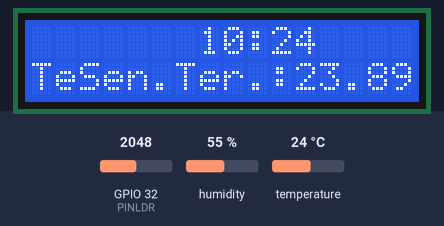
Bench run of a sketch on a simulated ESP32. On the bench: 16×2 character LCD. Inputs (shaded band) come from the test bench; at power-on: temperature 24 °C, humidity 55 %, GPIO 32 (PINLDR) = 2048. WiFi joins after 1.5 s; servers stay silent unless stated; the local clock reads 2024-03-15 10:24:30 at power-on unless the sketch sets it; no MQTT or app messages arrive unless stated; what the sketch prints to the serial monitor is not drawn.

Above: at 2.7 s.
2.8 s: temperature set to 11 °C
At 4.3 s:
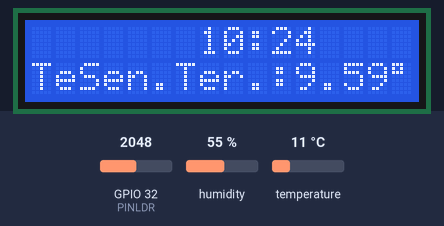
8.8 s: humidity set to 88 %
At 10.7 s:
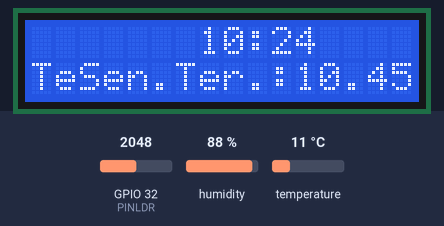
14.8 s: humidity set to 22 %
At 17.1 s:
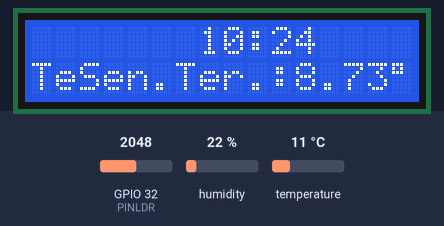
20.8 s: temperature set to 19 °C
At 22.2 s:
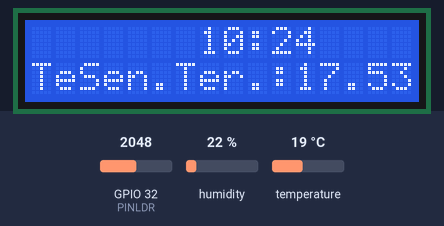
26.8 s: temperature set to 12 °C
At 28.6 s:
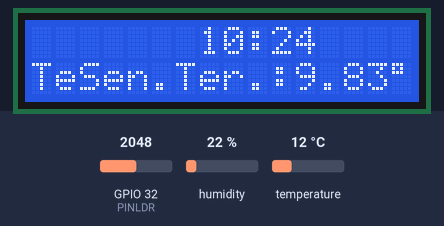
32.8 s: humidity set to 40 %
At 34.9 s:
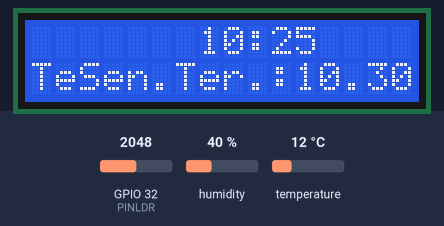
Timing chart, 0 to 36.4 s (numbered marks = the images above; inputs shaded):
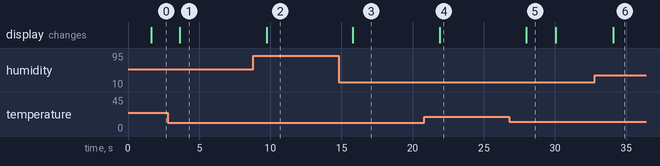

Measured:
- after the input at 2.8 s, the display: changes after 0.85 s (image 1)
- after the input at 8.8 s, the display: changes after 0.96 s (image 2)
- after the input at 14.8 s, the display: changes after 1.0 s (image 3)
- after the input at 20.8 s, the display: changes after 1.1 s (image 4)
- after the input at 32.8 s, the display: changes after 1.3 s (image 6)
- what the display in image 5 shows lasts 2.1 s, from 28.0 s to 30.1 s

The sketch:

RELOJ_ASEO_LCD_MQTT.ino
```cpp
/*
 * @JMTS - www.jmts.es
 * ESP32 DEVKIT
 * Reloj con fecha y hora más sensor de temperatura y humedad en pantalla LCD I2C 2004
 * Sensor de Temperatura-Humedad DHT22.
 * Hora a traves de servidor NTP basado en el ejemplo SimpleTime de la libreria del ESP32
 * Conexión a base de datos Mysql mediante php con el método POST para realizar un registro
 * La retroiluminación del LCD se gradua mediante LDR
 * Actualización del frimware via OTA con contraseña basado en el ejemplo ArduinoOTA
 * 16/10/2021
 */

#include "configuracion.h"
#include "conexionWiFi.h"
#include "sensorDHT.h"
#include "reloj.h"
#include "LCD.h"
#include "retroiluminacion.h"
#include "ota.h"
#include "MQTT.hpp"
#include "utilidades_MQTT.h"

void setup(){
  pinMode(PINLCD, OUTPUT);
  pinMode(PINLDR, INPUT);

  Serial.begin(115200);       // Se inicia el puerto serie y la velocidad
  lcd.init();                 // Se inicia el lcd
  lcd.backlight();            // Se enciende la retroiluminación del lcd
  lcd.clear();                // Se borra la pantalla del lcd

  dht.begin();                // Se inicia la lectura del dht

  //Conexion a la wifi y MQTT
	WiFi.onEvent(WiFiEvent);
	InitMqtt();

	conectarWiFi();

  // Configuranción del reloj
  configReloj();

  // Configuramos la actualización via ota
  actualizacionOTA();
}

void loop(){
  temperatura();
  fecha();

  //Si se ha perdido la conexión wifi llamamos a la función para conectar de nuevo y configuramos fecha y hora
  if (WiFi.isConnected() == false){
    conectarWiFi();
  }

  // Mostramos los datos en pantalla en cada loop
  mostrarPantalla();

  // Declaramos la variable para contar los segundos
  unsigned long currentMillis = millis();

  // Llamamos, cada dos segundos, a las función para enviar los datos a Home Assistant por MQTT
  if ((unsigned long) (currentMillis - previosMillis) >= intervalo){
      PublishMqtt();  // enviamos los datos por MQTT
      previosMillis = millis();
  }

  iluminacion();         // Controlamos la retroiluminación de la pantalla en cada loop
  ArduinoOTA.handle();   // Llamamos a la actualización via OTA
}
```

configuracion.h
```cpp
/*
 * Fichero de configuración para el reloj con envío de datos por POST y actualización via OTA
 * Creado el 31/07/24
 * por @JMTS
 */

// Iniciamos los contadores para insertar en la base de datos
unsigned long previosMillis;
unsigned long intervalo  = 2000;

//Configuración IP fija
byte ub = 2;                            // Ubicación (1-despacho) (2-aseo) (3-dormitorio) (4-salón) (5-pruebas).
int finIP = 20+ub;                      // Se hace así para que no haya problemas con la base de datos y no tener que modificarla.
IPAddress ip(192,168,1,finIP);          // Se configura la dirección IP en base a la ubicación.
IPAddress gateway(192,168,1,1);         // Puerta de enlace.
IPAddress subnet(255,255,255,0);        // Mascara de red.
IPAddress dns(192, 168, 1, 9);          // DNS primario, en mi caso es un servidor DNS local. Se pueden usar los de google 8.8.8.8 y otros.

// Configuración de la Ubicación
// tambien da nombre al puerto de actualizacion via OTA

char * ubicacion(){
  char * ubic;
  switch (ub){
    case 1:
      ubic = "RELOJ_DESPACHO";
    break;
    case 2:
      ubic = "RELOJ_ASEO";
    break;
    case 3:
      ubic = "RELOJ_DORMITORIO";
    break;
    case 4:
      ubic = "RELOJ_SALON";
    break;
    case 5:
      ubic = "RELOJ_PRUEBAS";
    break;
  }
  return ubic;
}

//Configuración de la WiFi
char * ssid = "****";             // Pon el nombre de tu WiFi
char * password = "****";         // Pon la contraseña de tu WiFi

//Password para la actualización via OTA
char * passwordOTA = "****";

//Configuración para MQTT. Pon el usuario y constraseña de tu instalación
const char* usuario = "****";
const char* pass = "****";

const IPAddress MQTT_HOST(192,168,1,9); // Pon la ip de tu instalación
const int MQTT_PORT = 1883;

const char* publicar = "casa/aseo/variables";
const char* suscribir ="";
```

LCD.h
```cpp
/*
 * La función de este archivo es mostrar en la pantalla LCD los datos que queremos ver.
 * Probado con un LCD 2004.
 * @JMTS - www.jmts.es
 * 29/12/23
 */

#include <LiquidCrystal_I2C.h>

// Tipo de LCD y Dirección I2C LCD
int col = 20;    //Columnas del LCD
int fil = 4;     //Filas del LCD
byte dir = 0x27; //Dirección I2C del LCD

LiquidCrystal_I2C lcd(dir, col, fil); // Creamos el objeto LCD y lo configuramos con su direccion I2C y el tipo de pantalla (en este caso 2004)

// Función mostrarTemperatura para imprimirlaen el LCD
void mostrarPantalla(){
  // Se imprime el día de la semana, fecha y hora en el LCD
  lcd.setCursor(7, 0);
  lcd.print(horMin);
  lcd.setCursor(2, 1);
  lcd.print(diaS + " " + dia + " " + mes + " " + ano +" "); // Imprimimos la fecha
  lcd.setCursor(0, 2);                                      // Se situa el cursor en la segunda linea del LCD
  lcd.print("Tem:" + t + g);                                // Se imprime la temperatura en el LCD
  lcd.setCursor(11, 2);                                     // Se situa el cursor en la tercera linea en la posición 4 para que cuadre
  lcd.print("Hum:" + h + p);                                // Se imprime la humedad en el LCD
  lcd.setCursor(2, 3);                                      // Se situa el cursor en la cuarta linea
  lcd.print("Sen.Ter.:" + s + g);                           // Se imprime la sensacion termica en el LCD
}
```

MQTT.hpp
```cpp
#pragma once

#include <AsyncMqttClient.h>
#include <ArduinoJson.h>

AsyncMqttClient mqttClient;

String GetPayloadContent(char* dato, size_t len)
{
	String content = "";
	for(size_t i = 0; i < len; i++)
	{
		content.concat(dato[i]);
	}
	return content;
}

void SuscribeMqtt()
{
	uint16_t packetIdSub = mqttClient.subscribe(suscribir, 0);
	//Serial.print("Subscribing at QoS 2, packetId: ");
	//Serial.println(packetIdSub);
}

void PublishMqtt()
{
	String payload = "";

	StaticJsonDocument<300> jsonDoc;
	jsonDoc["temperatura"] = t;
  jsonDoc["humedad"] = h;
  jsonDoc["sen_termica"] = s;

	serializeJson(jsonDoc, payload);

	mqttClient.publish(publicar, 0, true, (char*)payload.c_str());
  //Serial.println(payload);
}

void OnMqttReceived(char* topic, char* payload, AsyncMqttClientMessageProperties properties, size_t len, size_t index, size_t total)
{
  /*
	Serial.print("Received on ");
	Serial.print(topic);
	Serial.println(": ");
  */
	String content = GetPayloadContent(payload, len);

	StaticJsonDocument<300> doc;
	DeserializationError error = deserializeJson(doc, content);
	if(error) return;
}
```

conexionWiFi.h
```cpp
/*
 * Conexión WiFi
 * 13/04/2024
 * @JMTS - www.jmts.es
 */

#include <WiFi.h>

// Conexión a la WiFi y configuración de fecha y hora
void conectarWiFi()
{
  //Serial.println("Arrancando");
  WiFi.mode(WIFI_STA);
  if (!WiFi.config(ip, gateway, subnet, dns)) {
    Serial.println("Fallo en la configuración.");
  }
  WiFi.begin(ssid, password);
  while (WiFi.waitForConnectResult() != WL_CONNECTED)
  {
    //Serial.println("Conexion fallida! Reseteando...");
    delay(5000);
    ESP.restart();
  }
}
```

ota.h
```cpp
/*
 * 29/12/2023
 * @JMTS - www.jmts.es
 */

#include <ESPmDNS.h>
#include <WiFiUdp.h>
#include <ArduinoOTA.h>

// ACTUALIZACIONES VIA OTA
void actualizacionOTA(){
  // Establecemos el nombre del dispositivo por la ubicación
  ArduinoOTA.setHostname(ubicacion());

  // Establecemos una contraseña para autentificar la actualización
  ArduinoOTA.setPassword(passwordOTA);

  ArduinoOTA
  .onStart([]() {
  String type;
  if (ArduinoOTA.getCommand() == U_FLASH)
    type = "sketch";
  else // U_SPIFFS
    type = "filesystem";
    // NOTA: si actualiza SPIFFS, este sería el lugar para desmontar SPIFFS usando SPIFFS.end ()
    Serial.println("Start updating " + type);
  })
  .onEnd([]() {
    Serial.println("\nEnd");
  })
  .onProgress([](unsigned int progress, unsigned int total) {
    Serial.printf("Progress: %u%%\r", (progress / (total / 100)));
  })
  .onError([](ota_error_t error) {
    Serial.printf("Error[%u]: ", error);
    if (error == OTA_AUTH_ERROR)
      Serial.println("Auth Failed");
    else if (error == OTA_BEGIN_ERROR)
      Serial.println("Begin Failed");
    else if (error == OTA_CONNECT_ERROR)
      Serial.println("Connect Failed");
    else if (error == OTA_RECEIVE_ERROR)
      Serial.println("Receive Failed");
    else if (error == OTA_END_ERROR)
      Serial.println("End Failed");
  });

  ArduinoOTA.begin();

  Serial.println("Ready");
  Serial.print("IP address: ");
  Serial.println(WiFi.localIP());
}
```

reloj.h
```cpp
/*
 * Funciones para mostrar en el LCD los datos de reloj y sensor DHT
 * 17/03/2024
 * @JMTS - www.jmts.es
 */

#include <Time.h>

// Función para establecer la zona horaria
void setTimezone(String timezone){
  setenv("TZ",timezone.c_str(),1);
  tzset();
}

// Función para configurar el reloj con la zona horaria y el horario de verano para Europa Central.
void configReloj(){
  // Confinguramos el servidor NTP
  const char* ntpServer = "pool.ntp.org";                   // Servidor NTP para sincronizar el reloj
  const long gmtOffset_sec = 3600;                          // Selección de la zona horaria GMT+1 para España
  const int daylightOffset_sec = 3600;                      // Configuración para el horario de verano
  String timezone = "CET-1CEST,M3.5.0,M10.5.0/3";           // TimeZone, regla para Europa/Madrid incluyendo el horario de verano
  configTime(gmtOffset_sec, daylightOffset_sec, ntpServer); // Configuramos la hora a través del servidor NTP
  setTimezone(timezone);                                    // Establecemos la zona horaria
}

// Declaramos las variables que mostraremos en pantalla para que estén disponibles
String diaS;
int dia;
String mes;
int ano;
char horMin[6];

void fecha(){
  struct tm timeinfo;
  if (!getLocalTime(&timeinfo)){
    //Serial.println("Fallo al obtener fecha y hora");
    return;
  }
  // Conseguir el día de la semana corto en castellano
  char *diaSemana[]= {"Dom", "Lun", "Mar", "Mie", "Jue", "Vie", "Sab"};
  diaS = diaSemana[timeinfo.tm_wday];
  // Conseguir el mes en castellano
  char *meses[] = {"Ene", "Feb", "Mar", "Abr", "May", "Jun", "Jul", "Ago", "Sep", "Oct", "Nov", "Dic"};
  // Asignar valor a las variables que mostraremos en pantalla
  mes = meses[timeinfo.tm_mon];
  ano = timeinfo.tm_year + 1900;
  dia = timeinfo.tm_mday;
  // Damos formato a horas y minutos para mostrorlos en el LCD
  sprintf(horMin, "%02d:%02d",timeinfo.tm_hour, timeinfo.tm_min ); // Damos formato a horas y minutos
  String asString(horMin);                                         // Convertimos las horas y minutos en un String para poder mostrarlas en pantalla
}
```

retroiluminacion.h
```cpp
/*
 * Control de la retroiluminación de la pantalla, mediante la lectura de una LDR
 * Con la version 3.0.0 de Esp32 podemos utilizar analogWrite en con el Esp32, se a configurar la resolución y la frecuencia de la función analogWrite,
 * si no se configura la pantalla parpadeará dependiendo de la iluminación.
 * @JMTS - www.jmts.es
 * Creado el 02/07/2024
 */

// Asignamos los pines de la iluminación del LCD y del LDR y declaramos sus variables
#define PINLCD 18
#define PINLDR 32
// Definimos el minimo de retroiluminación
#define MINIMO 12
unsigned int valorLDR;
unsigned int valorLCD;

// Configuración canal analógico
void configLedc(){
  analogWriteResolution(PINLCD, 8);   // Configuramos la resoloción de escritura en el pin seleccionado
  analogWriteFrequency(PINLCD,5000);  // Configuramos la frecuencia de escritura en el pin seleccionado
}

void iluminacion(){
  valorLDR = analogRead(PINLDR)/16;   // Leemos la variable del LDR la convertimos a 8 bits
  // Comprobamos la intenisad lumínica mínima para que no se apague nunca el LCD
  if(valorLDR <= MINIMO){
    valorLCD = MINIMO;                // Ajustamos un mínimo de iluminación
  }else{
    valorLCD = valorLDR;              // Asignamos el valor de iluminación del LCD en base al valor del LDR
  }
  analogWrite(PINLCD, valorLCD);      // Escribimos en el pinLCD el valor de la retroiluminación
}
```

sensorDHT.h
```cpp
/*
 * Configuración y función para la toma de datos de un sensor DHT, esta probado con DHT11 y DHT22 en Esp32 Dev Module
 * @JMTS - www.jmts.es
 * EL 27/12/2023
 */

#include <DHT.h>

#define DHTTYPE DHT22
#define DHTPIN 27         // Se define el PIN al que conectamos el Sensor DHT: pin digital 27

DHT dht(DHTPIN, DHTTYPE); // Se crea el objeto DHT

// Creamos las variables que vamos a utilizar
double hu;
double te;
double hic;
char g;
char p;
String t;
String h;
String s;

void temperatura(){
  te = dht.readTemperature();                // Leemos la temperatura del sensor
  t = String(te, 2);                         // La convertimos a un String
  hu = dht.readHumidity();                   //Leemos la humedad del sensor
  h = String(hu, 1);                         // La convertimos a un String
  hic = dht.computeHeatIndex(te, hu, false); // Calculamos la sensación térmica
  s = String(hic, 2);                        // La convertimos a un String
  g = (char)223;                             // Generamos el simbolo de grados centigrados para mostrar en el LCD
  p = '%';                                   // Simbolo de % para mostrar por el LCD
}
```

utilidades_MQTT.h
```cpp
#pragma once

TimerHandle_t mqttReconnectTimer;
TimerHandle_t wifiReconnectTimer;

void ConnectToMqtt()
{
	//Serial.println("Connecting to MQTT...");
	mqttClient.connect();
}

void WiFiEvent(WiFiEvent_t event)
{
	Serial.printf("[WiFi-event] event: %d\n", event);
	switch(event)
	{
	case ARDUINO_EVENT_WIFI_STA_GOT_IP:
		//Serial.println("WiFi connected");
		//Serial.println("IP address: ");
		//Serial.println(WiFi.localIP());
		ConnectToMqtt();
		break;
	case ARDUINO_EVENT_WIFI_STA_DISCONNECTED:
		//Serial.println("WiFi lost connection");
		xTimerStop(mqttReconnectTimer, 0); // ensure we don't reconnect to MQTT while reconnecting to Wi-Fi
		xTimerStart(wifiReconnectTimer, 0);
		break;
	}
}

void OnMqttConnect(bool sessionPresent)
{
	//Serial.println("Connected to MQTT.");
	//Serial.print("Session present: ");
	//Serial.println(sessionPresent);
	//SuscribeMqtt();
}

void OnMqttDisconnect(AsyncMqttClientDisconnectReason reason)
{
	Serial.println("Disconnected from MQTT.");

	if(WiFi.isConnected())
	{
		xTimerStart(mqttReconnectTimer, 0);
	}
}

void OnMqttSubscribe(uint16_t packetId, uint8_t qos)
{
	//Serial.println("Subscribe acknowledged.");
	//Serial.print("  packetId: ");
	//Serial.println(packetId);
	//Serial.print("  qos: ");
	//Serial.println(qos);
}

void OnMqttUnsubscribe(uint16_t packetId)
{
	//Serial.println("Unsubscribe acknowledged.");
	//Serial.print("  packetId: ");
	//Serial.println(packetId);
}

void OnMqttPublish(uint16_t packetId)
{
	//Serial.println("Publish acknowledged.");
	//Serial.print("  packetId: ");
	//Serial.println(packetId);
}

void InitMqtt()
{
  mqttReconnectTimer = xTimerCreate("mqttTimer", pdMS_TO_TICKS(2000), pdFALSE, (void*)0, reinterpret_cast<TimerCallbackFunction_t>(ConnectToMqtt));
	wifiReconnectTimer = xTimerCreate("wifiTimer", pdMS_TO_TICKS(5000), pdFALSE, (void*)0, reinterpret_cast<TimerCallbackFunction_t>(conectarWiFi));

	mqttClient.onConnect(OnMqttConnect);
	mqttClient.onDisconnect(OnMqttDisconnect);

	mqttClient.onSubscribe(OnMqttSubscribe);
	mqttClient.onUnsubscribe(OnMqttUnsubscribe);

	mqttClient.onMessage(OnMqttReceived);
	mqttClient.onPublish(OnMqttPublish);

	mqttClient.setServer(MQTT_HOST, MQTT_PORT);
  mqttClient.setCredentials(usuario, pass);
}
```
